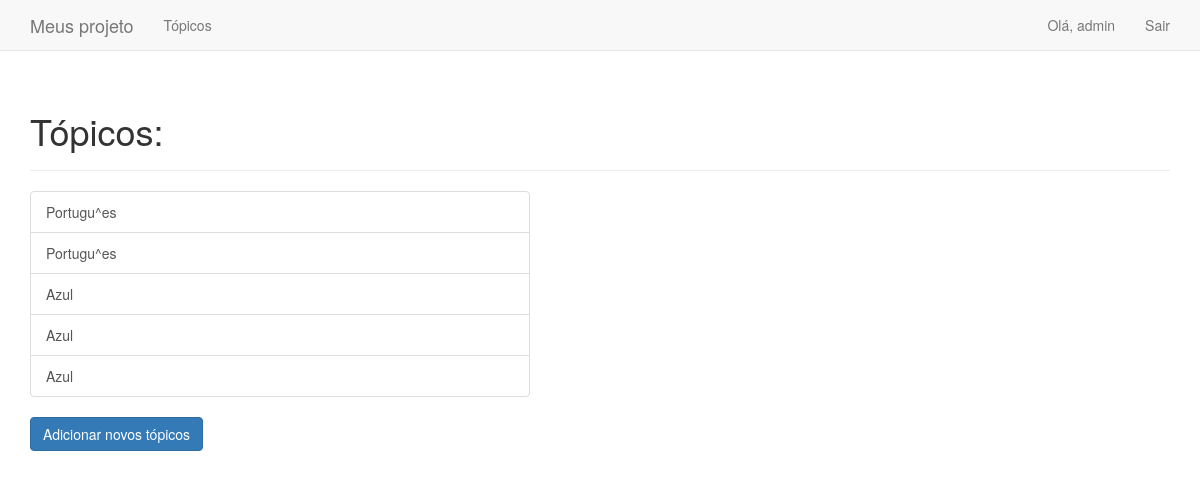
The page /topics (signed in) on the database its author committed.
### Meus_projeto/models.py (models this page shows)
class Topic(models.Model):
    text = models.CharField(max_length=200)
    date_added = models.DateTimeField(auto_now_add=True)
    owner= models.ForeignKey(User, on_delete=models.CASCADE)
    def __str__(self):
        return self.text

### Meus_projeto/views.py (the view)
# urls.py: path('topics', views.topics, name='topics'),
@login_required
def topics(request):
    topics= Topic.objects.filter(owner= request.user).order_by('date_added')
    context= {'topics': topics}
    return render(request, 'Meus_projeto/topics.html', context)

### Meus_projeto/templates/Meus_projeto/topics.html
{% extends "Meus_projeto/base.html" %}
{% load bootstrap3 %}
{% block header%}
    <h1 >Tópicos: </h1>
{% endblock %}
{% block content %}
    <div style="max-width: 500px; margin-left: 0;">
        <div class="list-group">
            {% for topic in topics%}
                    <a href= "{% url 'topic' topic.id %}" class="list-group-item list-group-item-action">
                        {{ topic }}
                    </a>
            {% empty %}
                <p class="list-group-item disebled">Não há tópicos adicionados.</p>
            {% endfor %}
        </div>
    </div>
    <h3 class="mt-4">
        <a href= "{% url 'new_topic' %}" class="btn btn-primary""> Adicionar novos tópicos</a>
    </h3>
{% endblock content %}

### Meus_projeto/templates/Meus_projeto/base.html (shortened to what this page needs)
{% load bootstrap3 %}
<!DOCTYPE html>
<html lang="pt-br">
<head>
    {% bootstrap_css %}
</head>
<body>
    <nav class="navbar navbar-default navbar-static-top">
        <div class="container">
            <div class="navbar-header">
                <a class= "navbar-brand" href="{% url 'index' %}">Meus projeto</a>
            </div>
            <div id="navbar" class="collapse navbar-collapse">
                <ul class="nav navbar-nav">
                    <li><a href="{% url 'topics' %}">Tópicos</a></li>
                </ul>
                <ul class="nav navbar-nav navbar-right">
                    {% if user.is_authenticated %}
                        <li><a>Olá, {{ user.username }}</a></li>
                        <li><a href="{% url 'logout' %}">Sair</a></li>
                    {% else %}
                        <li><a href="{% url 'register' %}">Cadastrar</a></li>
                        <li><a href="{% url 'login'%}">Entrar</a></li>
                    {% endif %}
                </ul>
            </div>
        </div>
    </nav>
    <div class="container">
        <div class="page-header">
            {% block header %}{% endblock header %}
        </div>
        <div>
            {% block content %}{% endblock content %}
        </div>
    </div>
</body>
</html>

### rows shown on the page
Topic: text "Portugu^es"
Topic: text "Portugu^es"
Topic: text "Azul"
Topic: text "Azul"
Topic: text "Azul"

### other values the page prints
{{ user.username }} "admin"
